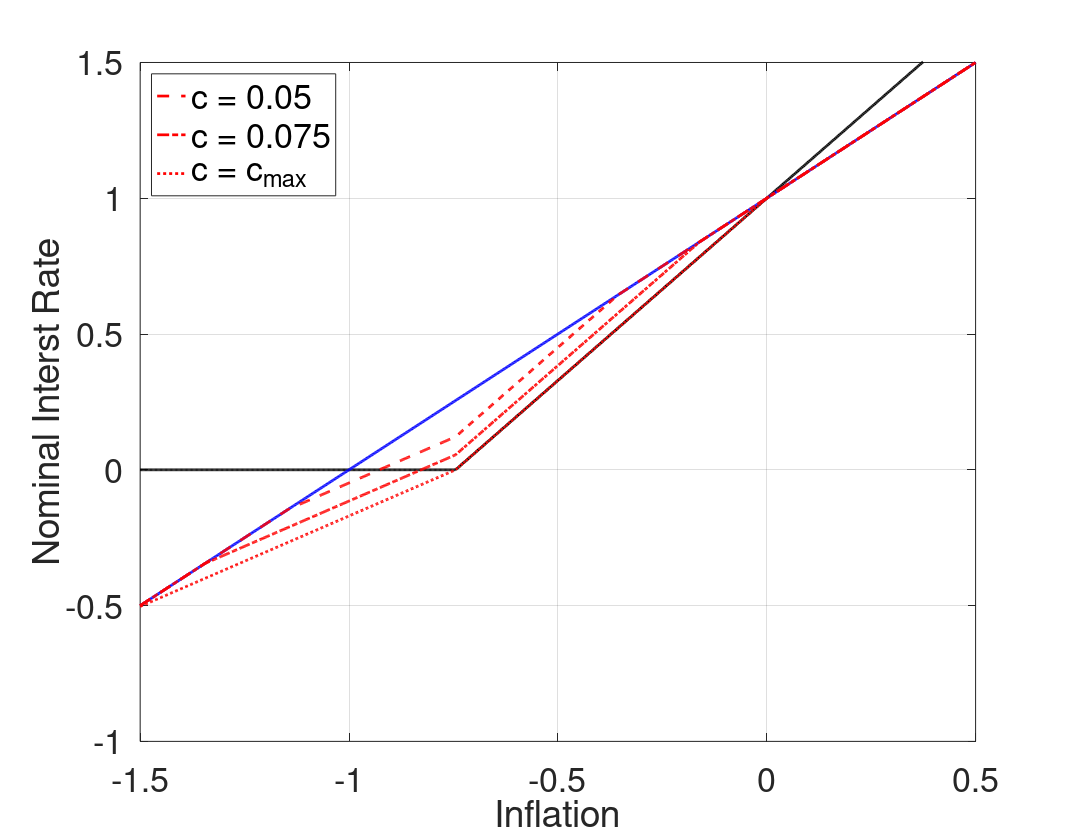

Source code (MATLAB):
%--------------------------------------------------------------------------
% File Name: RAFR_cSHOCK_cPHIpi_lb.m
% Author: Philip Coyle
% Date Created: 01/07/2019
% cd /mq/philipprojects/RA_Work/Taisuke_Nakata/Zero_Lower_Bound/DeflationaryRegime/RSSInflation/Codes/3state_iid_shock
% RAFR_cSHOCK_cPHIpi_lb
%--------------------------------------------------------------------------

clear all
close all
clc

%% Model Calibration
cBET = 1/1.0025;
cSIGMA = 1;
cKAPPA = 0.02;
cRstar = 1/400;
p_m = 0.5; %Probability of being in the middle state 

cPHIpi = 2/(p_m - cKAPPA*cSIGMA*(1-p_m) + 1);
cSHOCK_lb =((cRstar)*(cPHIpi - 1))/(cKAPPA*cPHIpi*cSIGMA);
cSHOCK_ub =((cRstar)*(cKAPPA*cPHIpi*cSIGMA + 1))/(cKAPPA*cPHIpi*cSIGMA);
cSHOCK_bound = -(2*(cRstar)*(cPHIpi - 1)*(cKAPPA*cPHIpi*cSIGMA + 1))/(cKAPPA*cPHIpi^2*cSIGMA*(cKAPPA*cSIGMA + 1)*(p_m - 1));

cSHOCK_grid = [0.05, 0.075 max([cSHOCK_lb,cSHOCK_ub,cSHOCK_bound])];

%% Housekeeping
% Set Grid Intervals
pi_m_low = -1.5/400;
pi_m_high = 0.5/400;
numgrid = 1001;
pi_m = linspace(pi_m_low,pi_m_high, numgrid)';

% Allocate Space
inx_ub = zeros(length(cSHOCK_grid),1);
pi_ub_zlb = zeros(length(cSHOCK_grid),1);
inx_lb = zeros(length(cSHOCK_grid),1);
pi_lb_zlb = zeros(length(cSHOCK_grid),1);
rafr = zeros(numgrid,length(cSHOCK_grid));


% Find max inflation that leads to ZLB binding
bound = -cRstar/cPHIpi;

inx_m = find(min(abs(pi_m - bound)) == abs(pi_m - bound));
% Find pi_m point where middle state interst rate binds
pi_m_zlb = pi_m(inx_m);

% Taylor Rule
tr = max(0,cRstar + cPHIpi*pi_m);

% 'Riskless' Fisher Relation
fr = pi_m + cRstar;

for j = 1:length(cSHOCK_grid)
    cSHOCK = cSHOCK_grid(j);
    %% Policy Functions from below (Assume middle state interst rate binds)
    % Low  High state inflation & expected inflation (as functions of middle state inflation)
    pi_l_b = pi_m - cKAPPA*cSIGMA*cSHOCK;
    pi_h_b = (pi_m - cKAPPA*cSIGMA*(cRstar - cSHOCK))/(1+cKAPPA*cSIGMA*cPHIpi);
    exp_pi_b = (1-p_m)/2*pi_l_b + p_m*pi_m + (1-p_m)/2*pi_h_b;

    % Low Middle and High state output & expected output (as functions of middle state inflation)
    y_m_b = (pi_m - cBET*exp_pi_b)/cKAPPA;
    y_l_b = y_m_b - cSIGMA*cSHOCK;
    y_h_b = y_m_b - cSIGMA*(cRstar + cPHIpi*pi_h_b - cSHOCK);
    exp_y_b = (1-p_m)/2*y_l_b + p_m*y_m_b + (1-p_m)/2*y_h_b;

    % Find pi_m point where high state interst rate binds
    inx_lb(j) = find(min(abs(pi_h_b - bound)) == abs(pi_h_b - bound),1);
    pi_lb_zlb(j) = pi_m(inx_lb(j));

    %% Policy Functions from above (Assume middle state interst rate does not bind)
    % Low  High state inflation & expected inflation (as functions of middle state inflation)
    pi_l_a = pi_m*(1+cKAPPA*cSIGMA*cPHIpi) + cKAPPA*cSIGMA*(cRstar - cSHOCK);
    pi_h_a = pi_m + (cKAPPA*cSIGMA*cSHOCK)/(1+cKAPPA*cSIGMA*cPHIpi);
    exp_pi_a = (1-p_m)/2*pi_l_a + p_m*pi_m + (1-p_m)/2*pi_h_a;

    % Low Middle and High state output & expected output (as functions of middle state inflation)
    y_m_a = (pi_m - cBET*exp_pi_a)/cKAPPA;
    y_l_a = y_m_a + cSIGMA*(cPHIpi*pi_m + cRstar - cSHOCK);
    y_h_a = y_m_a + cSIGMA*(cPHIpi*(pi_m - pi_h_a) + cSHOCK);
    exp_y_a = (1-p_m)/2*y_l_a + p_m*y_m_a + (1-p_m)/2*y_h_a;

    % Find pi_m point where low state interst rate binds
    inx_ub(j) = find(min(abs(pi_l_a - bound)) == abs(pi_l_a - bound),1);
    pi_ub_zlb(j) = pi_m(inx_ub(j));

    %% Define Risk Adjusted Fisher Relationship   
    for i = 1:numgrid
        if pi_m(i) < pi_lb_zlb(j) || pi_m(i) > pi_ub_zlb(j)
            rafr(i,j) = pi_m(i) + cRstar;
        elseif pi_m(i) <= pi_m_zlb
            rafr(i,j) = cRstar + pi_m(i) + (exp_pi_b(i) - pi_m(i)) + 1/cSIGMA*(exp_y_b(i) - y_m_b(i));
        elseif pi_m(i) <= pi_ub_zlb(j)
            rafr(i,j) = cRstar + pi_m(i) + (exp_pi_a(i) - pi_m(i)) + 1/cSIGMA*(exp_y_a(i) - y_m_a(i));
        end
    end
end
        
%% Plotting
type = {'--','-.',':'};

fig(1) = figure(1);
grid on
box on
hold on
plot(400*pi_m, 400*tr,'Color','k','LineWidth',2);
plot(400*pi_m, 400*fr,'Color','b','LineWidth',2);
for j = 1:length(cSHOCK_grid)
    [~,inx] = sort(abs(tr - rafr(:,j)));
    RSS = inx(1:2);    
    h(j) = plot(400*pi_m, 400*rafr(:,j),'Color','r','LineStyle',type{j},'LineWidth',2);
%     p1 = plot(400*pi_m(RSS(1)),400*rafr(RSS(1),j));
%     p2 = plot(400*pi_m(RSS(2)),400*rafr(RSS(2),j));
%     set([p1 p2],'Marker','o','MarkerEdgeColor','r','MarkerFaceColor', 'r','MarkerSize',8)
end

xlabel('Inflation','FontSize',16)
ylabel('Nominal Interst Rate','FontSize',16)
set(gca,'Xlim',[400*pi_m(1), 400*pi_m(end)],'Ylim',[-1 1.5],'FontSize',25) 
L = legend([h(1) h(2) h(3)],'c = 0.05','c = 0.075','c = c_{max}');
set(L,'Location','NorthWest','Fontsize',25)

set(fig(1),'PaperOrientation','Landscape');
set(fig(1),'PaperPosition',[0 0 11 8.5]);
print(fig(1),'-depsc','RAFR_cPHIpi_lb.eps');
